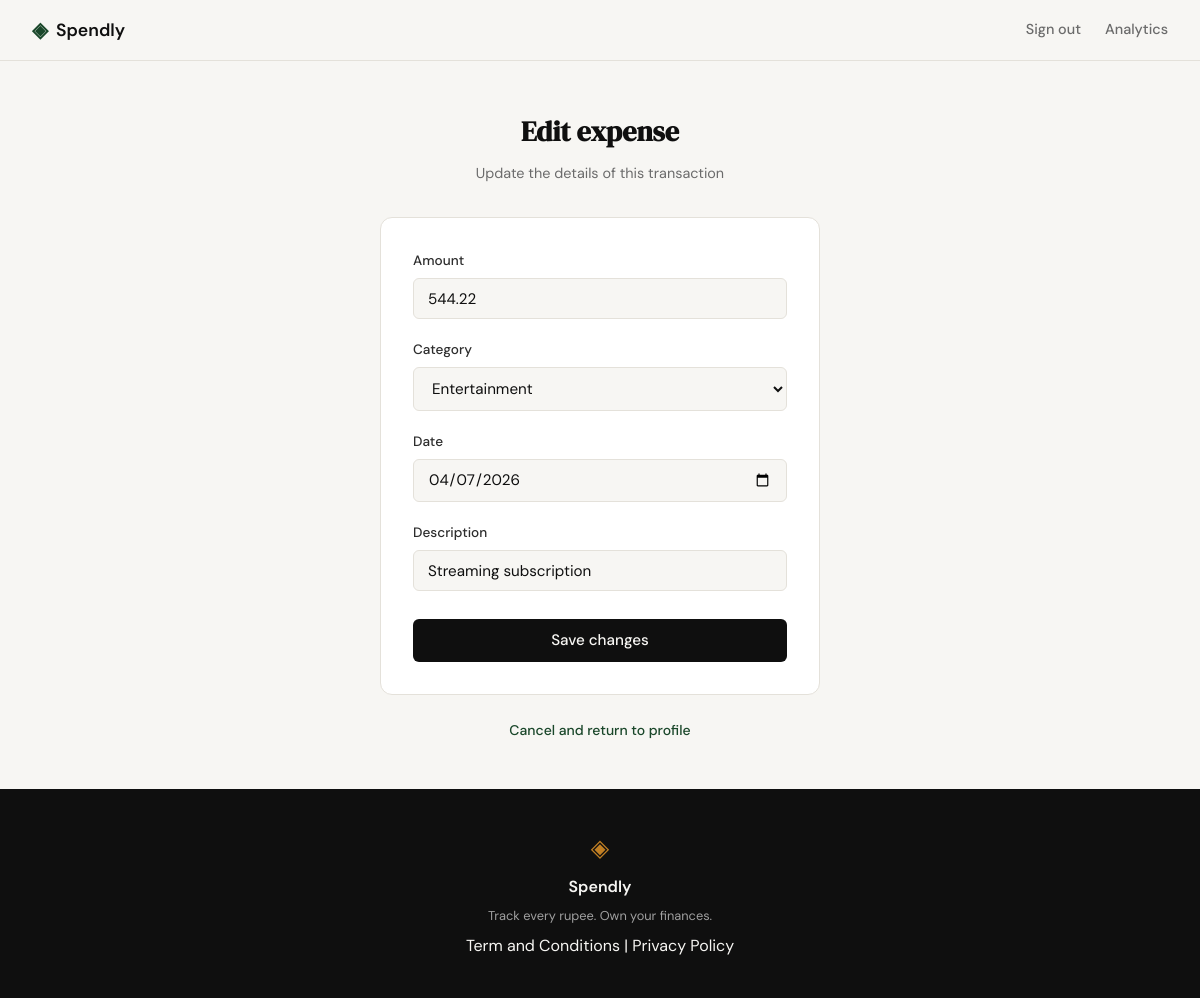
/expenses/10/edit (signed in), run on the app's committed database.
### tables this page shows
CREATE TABLE expenses (
                id INTEGER PRIMARY KEY AUTOINCREMENT,
                user_id INTEGER NOT NULL,
                amount REAL NOT NULL,
                category TEXT NOT NULL,
                date TEXT NOT NULL,
                description TEXT,
                created_at TEXT DEFAULT (datetime('now')),
                FOREIGN KEY (user_id) REFERENCES users (id)
            );

### app.py (the view)
@app.route("/expenses/<int:id>/edit")
def edit_expense(id):
    if not session.get("user_id"):
        return redirect(url_for("login"))
    expense = get_expense_by_id(id, session["user_id"])
    if not expense:
        abort(404)
    return render_template("edit_expense.html", expense=expense, categories=CATEGORIES)

### database/db.py (called while the page is built)
def get_db():
    db_path = os.path.join(os.path.dirname(os.path.dirname(__file__)), 'spendly.db')
    conn = sqlite3.connect(db_path)
    conn.execute('PRAGMA foreign_keys = ON')
    conn.row_factory = sqlite3.Row
    return conn

### database/queries.py (called while the page is built)
def get_expense_by_id(expense_id, user_id):
    conn = get_db()
    try:
        expense = conn.execute(
            '''SELECT id, user_id, amount, category, date, description
               FROM expenses WHERE id = ? AND user_id = ?''',
            (expense_id, user_id)
        ).fetchone()
        return dict(expense) if expense else None
    finally:
        conn.close()

### templates/edit_expense.html (shortened to what this page needs)
{% extends "base.html" %}
{% block head %}
<link rel="stylesheet" href="{{ url_for('static', filename='css/edit_expense.css') }}">
{% endblock %}
{% block content %}
<section class="auth-section">
    <div class="auth-container">
        <div class="auth-header">
            <h1 class="auth-title">Edit expense</h1>
            <p class="auth-subtitle">Update the details of this transaction</p>
        </div>
        <div class="auth-card">
            <form method="POST" action="{{ url_for('edit_expense', id=expense.id) }}">
                <div class="form-group">
                    <label for="amount">Amount</label>
                    <input type="number" id="amount" name="amount"
                           class="form-input" step="0.01" min="0.01"
                           value="{{ expense.amount }}" required autofocus>
                </div>
                <div class="form-group">
                    <label for="category">Category</label>
                    <select id="category" name="category" class="form-input" required>
                        {% for c in categories %}
                        <option value="{{ c }}" {% if c == expense.category %}selected{% endif %}>{{ c }}</option>
                        {% endfor %}
                    </select>
                </div>
                <div class="form-group">
                    <label for="date">Date</label>
                    <input type="date" id="date" name="date"
                           class="form-input" value="{{ expense.date }}" required>
                </div>
                <div class="form-group">
                    <label for="description">Description</label>
                    <input type="text" id="description" name="description"
                           class="form-input" maxlength="200"
                           value="{{ expense.description or '' }}" placeholder="Optional">
                </div>
                <button type="submit" class="btn-submit">Save changes</button>
            </form>
        </div>
        <p class="auth-switch">
            <a href="{{ url_for('profile') }}">Cancel and return to profile</a>
        </p>
    </div>
</section>
{% endblock %}

### static/css/style.css (style rules this page uses)
:root { --ink: #0f0f0f; --ink-soft: #2d2d2d; --ink-muted: #6b6b6b; --ink-faint: #a0a0a0; --paper: #f7f6f3; --paper-warm: #f0ede6; --paper-card: #ffffff; --accent: #1a472a; --accent-light: #e8f0eb; --accent-2: #c17f24; --accent-2-light: #fdf3e3; --danger: #c0392b; --danger-light: #fdecea; --border: #e4e1da; --border-soft: #eeebe4; --font-display: 'DM Serif Display', Georgia, serif; --font-body: 'DM Sans', system-ui, sans-serif; --max-width: 1200px; --auth-width: 440px; --radius-sm: 6px; --radius-md: 12px; --radius-lg: 20px; }
*, *::before, *::after { box-sizing: border-box; margin: 0; padding: 0; }
html { font-size: 16px; scroll-behavior: smooth; }
body { background: var(--paper); color: var(--ink); font-family: var(--font-body); font-size: 1rem; line-height: 1.6; -webkit-font-smoothing: antialiased; }
a { color: inherit; text-decoration: none; }
.auth-section { min-height: calc(100vh - 60px - 100px); display: flex; align-items: center; justify-content: center; padding: 3rem 2rem; }
.auth-container { width: 100%; max-width: var(--auth-width); }
.auth-header { text-align: center; margin-bottom: 2rem; }
.auth-title { font-family: var(--font-display); font-size: 2rem; color: var(--ink); margin-bottom: 0.5rem; }
.auth-subtitle { font-size: 0.9rem; color: var(--ink-muted); }
.auth-card { background: var(--paper-card); border: 1px solid var(--border); border-radius: var(--radius-md); padding: 2rem; margin-bottom: 1.5rem; }
.form-group { margin-bottom: 1.25rem; }
.form-group label { display: block; font-size: 0.85rem; font-weight: 500; color: var(--ink-soft); margin-bottom: 0.4rem; }
.form-input { width: 100%; padding: 0.6rem 0.875rem; border: 1px solid var(--border); border-radius: var(--radius-sm); font-family: var(--font-body); font-size: 0.95rem; color: var(--ink); background: var(--paper); outline: none; transition: border-color 0.2s; }
.form-input::placeholder { color: var(--ink-faint); }
.btn-submit { width: 100%; padding: 0.7rem; background: var(--ink); color: var(--paper); border: none; border-radius: var(--radius-sm); font-family: var(--font-body); font-size: 0.95rem; font-weight: 500; cursor: pointer; transition: background 0.2s; margin-top: 0.5rem; }
.auth-switch { text-align: center; font-size: 0.875rem; color: var(--ink-muted); }
.auth-switch a { color: var(--accent); font-weight: 500; }

### static/css/edit_expense.css (style rules this page uses)
.auth-title { font-size: 1.75rem; }

### data on the page
expenses: amount "544.22", category "Entertainment", date "04/07/2026", description "Streaming subscription"
